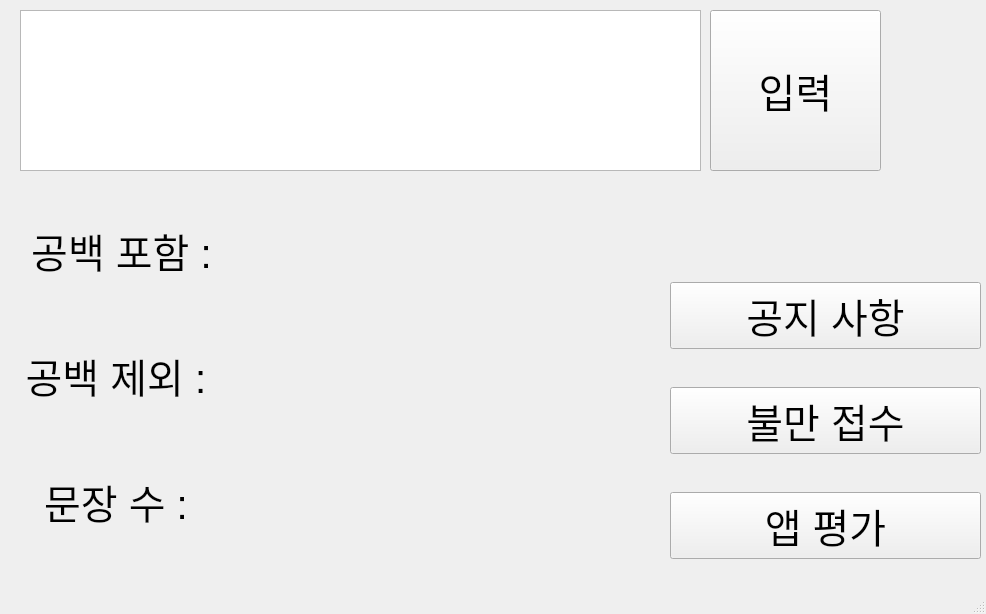
<?xml version="1.0" encoding="UTF-8"?>
<ui version="4.0">
 <class>MainWindow</class>
 <widget class="QMainWindow" name="MainWindow">
  <property name="geometry">
   <rect>
    <x>0</x>
    <y>0</y>
    <width>986</width>
    <height>614</height>
   </rect>
  </property>
  <property name="windowTitle">
   <string>글자 수 세기 프로그램</string>
  </property>
  <widget class="QWidget" name="centralwidget">
   <widget class="QTextEdit" name="textEdit">
    <property name="geometry">
     <rect>
      <x>20</x>
      <y>10</y>
      <width>681</width>
      <height>161</height>
     </rect>
    </property>
    <property name="font">
     <font>
      <pointsize>35</pointsize>
     </font>
    </property>
    <property name="html">
     <string>&lt;!DOCTYPE HTML PUBLIC &quot;-//W3C//DTD HTML 4.0//EN&quot; &quot;http://www.w3.org/TR/REC-html40/strict.dtd&quot;&gt;
&lt;html&gt;&lt;head&gt;&lt;meta name=&quot;qrichtext&quot; content=&quot;1&quot; /&gt;&lt;style type=&quot;text/css&quot;&gt;
p, li { white-space: pre-wrap; }
&lt;/style&gt;&lt;/head&gt;&lt;body style=&quot; font-family:'Gulim'; font-size:35pt; font-weight:400; font-style:normal;&quot;&gt;
&lt;p style=&quot;-qt-paragraph-type:empty; margin-top:0px; margin-bottom:0px; margin-left:0px; margin-right:0px; -qt-block-indent:0; text-indent:0px; font-size:50pt;&quot;&gt;&lt;br /&gt;&lt;/p&gt;&lt;/body&gt;&lt;/html&gt;</string>
    </property>
   </widget>
   <widget class="QWidget" name="horizontalLayoutWidget">
    <property name="geometry">
     <rect>
      <x>10</x>
      <y>190</y>
      <width>451</width>
      <height>371</height>
     </rect>
    </property>
    <layout class="QHBoxLayout" name="horizontalLayout">
     <item>
      <layout class="QVBoxLayout" name="verticalLayout">
       <item>
        <widget class="QLabel" name="label_1">
         <property name="font">
          <font>
           <family>Arial</family>
           <pointsize>30</pointsize>
           <kerning>true</kerning>
          </font>
         </property>
         <property name="text">
          <string>공백 포함 :</string>
         </property>
         <property name="textFormat">
          <enum>Qt::AutoText</enum>
         </property>
         <property name="alignment">
          <set>Qt::AlignCenter</set>
         </property>
        </widget>
       </item>
       <item>
        <widget class="QLabel" name="label_2">
         <property name="font">
          <font>
           <family>Arial</family>
           <pointsize>30</pointsize>
          </font>
         </property>
         <property name="text">
          <string>공백 제외 : </string>
         </property>
         <property name="textFormat">
          <enum>Qt::AutoText</enum>
         </property>
         <property name="alignment">
          <set>Qt::AlignCenter</set>
         </property>
        </widget>
       </item>
       <item>
        <widget class="QLabel" name="label_3">
         <property name="font">
          <font>
           <family>Arial</family>
           <pointsize>30</pointsize>
          </font>
         </property>
         <property name="text">
          <string>문장 수 : </string>
         </property>
         <property name="textFormat">
          <enum>Qt::AutoText</enum>
         </property>
         <property name="alignment">
          <set>Qt::AlignCenter</set>
         </property>
        </widget>
       </item>
      </layout>
     </item>
     <item>
      <layout class="QVBoxLayout" name="verticalLayout_2">
       <item>
        <widget class="QLabel" name="label_4">
         <property name="font">
          <font>
           <family>Arial</family>
           <pointsize>30</pointsize>
          </font>
         </property>
         <property name="text">
          <string/>
         </property>
         <property name="textFormat">
          <enum>Qt::AutoText</enum>
         </property>
         <property name="alignment">
          <set>Qt::AlignLeading|Qt::AlignLeft|Qt::AlignVCenter</set>
         </property>
        </widget>
       </item>
       <item>
        <widget class="QLabel" name="label_5">
         <property name="font">
          <font>
           <family>Arial</family>
           <pointsize>30</pointsize>
          </font>
         </property>
         <property name="text">
          <string/>
         </property>
         <property name="textFormat">
          <enum>Qt::AutoText</enum>
         </property>
         <property name="alignment">
          <set>Qt::AlignLeading|Qt::AlignLeft|Qt::AlignVCenter</set>
         </property>
        </widget>
       </item>
       <item>
        <widget class="QLabel" name="label_6">
         <property name="font">
          <font>
           <family>Arial</family>
           <pointsize>30</pointsize>
          </font>
         </property>
         <property name="text">
          <string/>
         </property>
         <property name="textFormat">
          <enum>Qt::AutoText</enum>
         </property>
         <property name="alignment">
          <set>Qt::AlignLeading|Qt::AlignLeft|Qt::AlignVCenter</set>
         </property>
        </widget>
       </item>
      </layout>
     </item>
    </layout>
   </widget>
   <widget class="QPushButton" name="btn_input">
    <property name="geometry">
     <rect>
      <x>710</x>
      <y>10</y>
      <width>171</width>
      <height>161</height>
     </rect>
    </property>
    <property name="font">
     <font>
      <family>Arial</family>
      <pointsize>30</pointsize>
     </font>
    </property>
    <property name="text">
     <string>입력</string>
    </property>
   </widget>
   <widget class="QWidget" name="verticalLayoutWidget">
    <property name="geometry">
     <rect>
      <x>670</x>
      <y>250</y>
      <width>311</width>
      <height>341</height>
     </rect>
    </property>
    <layout class="QVBoxLayout" name="verticalLayout_3">
     <item>
      <widget class="QPushButton" name="btn_info">
       <property name="font">
        <font>
         <family>Arial</family>
         <pointsize>30</pointsize>
        </font>
       </property>
       <property name="text">
        <string>공지 사항</string>
       </property>
       <property name="autoDefault">
        <bool>false</bool>
       </property>
      </widget>
     </item>
     <item>
      <widget class="QPushButton" name="btn_complain">
       <property name="font">
        <font>
         <family>Arial</family>
         <pointsize>30</pointsize>
        </font>
       </property>
       <property name="text">
        <string>불만 접수</string>
       </property>
       <property name="autoDefault">
        <bool>false</bool>
       </property>
      </widget>
     </item>
     <item>
      <widget class="QPushButton" name="btn_googleform">
       <property name="font">
        <font>
         <family>Arial</family>
         <pointsize>30</pointsize>
        </font>
       </property>
       <property name="text">
        <string>앱 평가</string>
       </property>
       <property name="autoDefault">
        <bool>false</bool>
       </property>
      </widget>
     </item>
    </layout>
   </widget>
  </widget>
  <widget class="QStatusBar" name="statusbar"/>
 </widget>
 <resources/>
 <connections/>
</ui>
